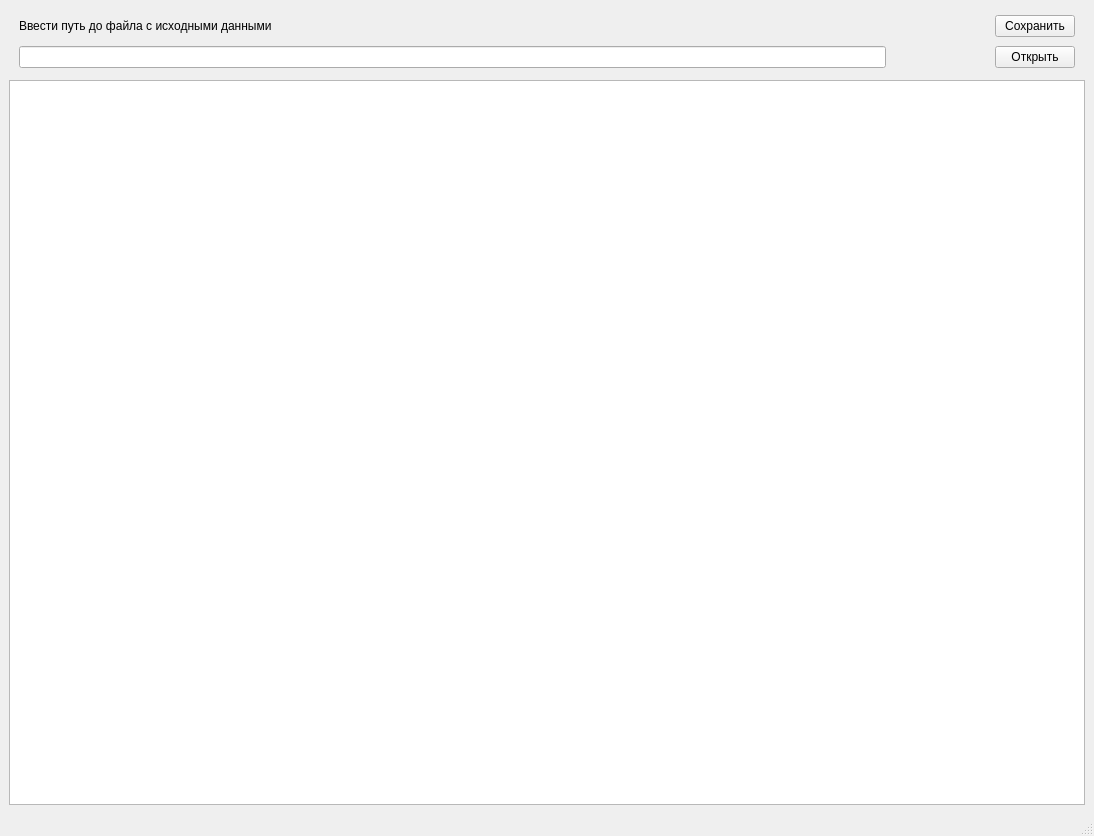
<?xml version="1.0" encoding="UTF-8"?>
<ui version="4.0">
 <class>MainWindow</class>
 <widget class="QMainWindow" name="MainWindow">
  <property name="geometry">
   <rect>
    <x>0</x>
    <y>0</y>
    <width>1094</width>
    <height>836</height>
   </rect>
  </property>
  <property name="windowTitle">
   <string>CSV Reader</string>
  </property>
  <widget class="QWidget" name="centralwidget">
   <layout class="QHBoxLayout" name="horizontalLayout">
    <item>
     <layout class="QVBoxLayout" name="verticalLayout">
      <item>
       <layout class="QGridLayout" name="gridLayout" rowstretch="0,0">
        <property name="leftMargin">
         <number>10</number>
        </property>
        <property name="topMargin">
         <number>6</number>
        </property>
        <property name="rightMargin">
         <number>10</number>
        </property>
        <property name="bottomMargin">
         <number>6</number>
        </property>
        <property name="spacing">
         <number>9</number>
        </property>
        <item row="1" column="2">
         <widget class="QPushButton" name="pushButtonOpen">
          <property name="text">
           <string>Открыть</string>
          </property>
         </widget>
        </item>
        <item row="0" column="0">
         <widget class="QLabel" name="label">
          <property name="text">
           <string>Ввести путь до файла с исходными данными</string>
          </property>
         </widget>
        </item>
        <item row="0" column="2">
         <widget class="QPushButton" name="pushButtonSave">
          <property name="text">
           <string>Сохранить</string>
          </property>
         </widget>
        </item>
        <item row="1" column="0">
         <widget class="QLineEdit" name="lineEditPath"/>
        </item>
        <item row="0" column="1">
         <spacer name="horizontalSpacer">
          <property name="orientation">
           <enum>Qt::Horizontal</enum>
          </property>
          <property name="sizeType">
           <enum>QSizePolicy::Fixed</enum>
          </property>
          <property name="sizeHint" stdset="0">
           <size>
            <width>100</width>
            <height>20</height>
           </size>
          </property>
         </spacer>
        </item>
       </layout>
      </item>
      <item>
       <widget class="QTreeView" name="treeViewCountry"/>
      </item>
     </layout>
    </item>
   </layout>
  </widget>
  <widget class="QMenuBar" name="menubar">
   <property name="geometry">
    <rect>
     <x>0</x>
     <y>0</y>
     <width>1094</width>
     <height>23</height>
    </rect>
   </property>
  </widget>
  <widget class="QStatusBar" name="statusbar"/>
 </widget>
 <resources/>
 <connections/>
</ui>
